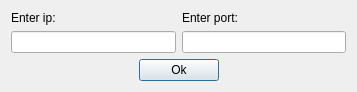
<?xml version="1.0" encoding="UTF-8"?>
<ui version="4.0">
 <class>PortDialog</class>
 <widget class="QDialog" name="PortDialog">
  <property name="geometry">
   <rect>
    <x>0</x>
    <y>0</y>
    <width>357</width>
    <height>90</height>
   </rect>
  </property>
  <property name="windowTitle">
   <string>Select Port</string>
  </property>
  <layout class="QGridLayout" name="gridLayout">
   <item row="0" column="0">
    <layout class="QVBoxLayout" name="verticalLayout">
     <item>
      <widget class="QLabel" name="label">
       <property name="sizePolicy">
        <sizepolicy hsizetype="Preferred" vsizetype="Fixed">
         <horstretch>0</horstretch>
         <verstretch>0</verstretch>
        </sizepolicy>
       </property>
       <property name="text">
        <string>Enter ip:</string>
       </property>
      </widget>
     </item>
     <item>
      <widget class="QLineEdit" name="ip"/>
     </item>
    </layout>
   </item>
   <item row="0" column="1">
    <layout class="QVBoxLayout" name="verticalLayout_2">
     <item>
      <widget class="QLabel" name="label_2">
       <property name="sizePolicy">
        <sizepolicy hsizetype="Preferred" vsizetype="Fixed">
         <horstretch>0</horstretch>
         <verstretch>0</verstretch>
        </sizepolicy>
       </property>
       <property name="text">
        <string>Enter port:</string>
       </property>
      </widget>
     </item>
     <item>
      <widget class="QLineEdit" name="port"/>
     </item>
    </layout>
   </item>
   <item row="1" column="0" colspan="2">
    <layout class="QHBoxLayout" name="horizontalLayout">
     <item>
      <spacer name="horizontalSpacer">
       <property name="orientation">
        <enum>Qt::Horizontal</enum>
       </property>
       <property name="sizeHint" stdset="0">
        <size>
         <width>40</width>
         <height>20</height>
        </size>
       </property>
      </spacer>
     </item>
     <item>
      <widget class="QPushButton" name="ok">
       <property name="text">
        <string>Ok</string>
       </property>
      </widget>
     </item>
     <item>
      <spacer name="horizontalSpacer_2">
       <property name="orientation">
        <enum>Qt::Horizontal</enum>
       </property>
       <property name="sizeHint" stdset="0">
        <size>
         <width>40</width>
         <height>20</height>
        </size>
       </property>
      </spacer>
     </item>
    </layout>
   </item>
  </layout>
 </widget>
 <resources/>
 <connections/>
</ui>
